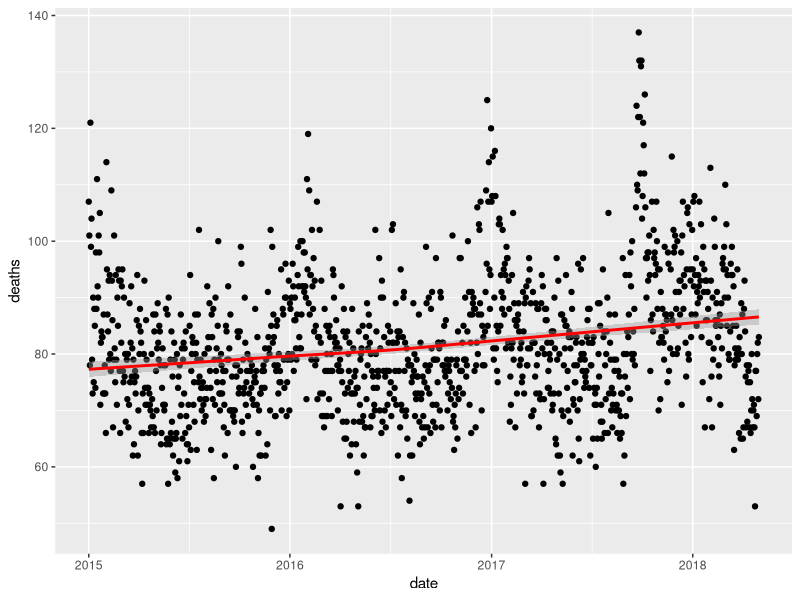
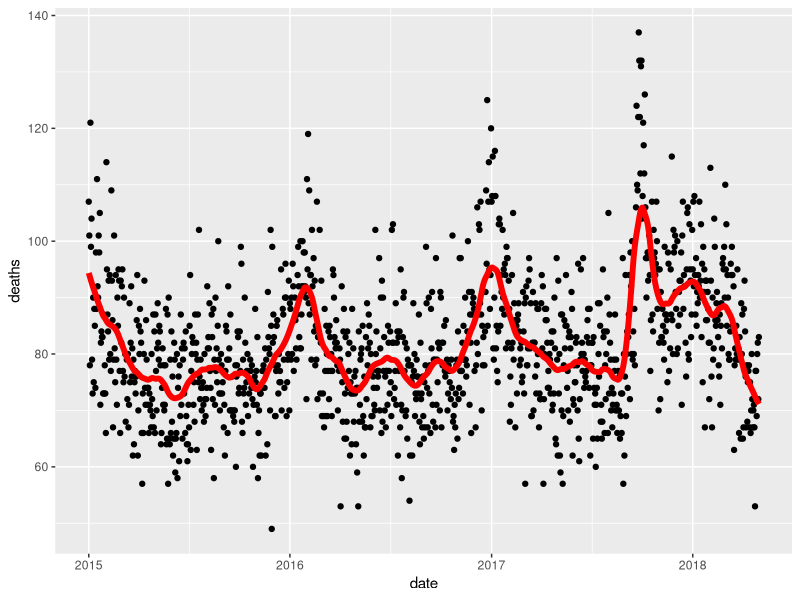
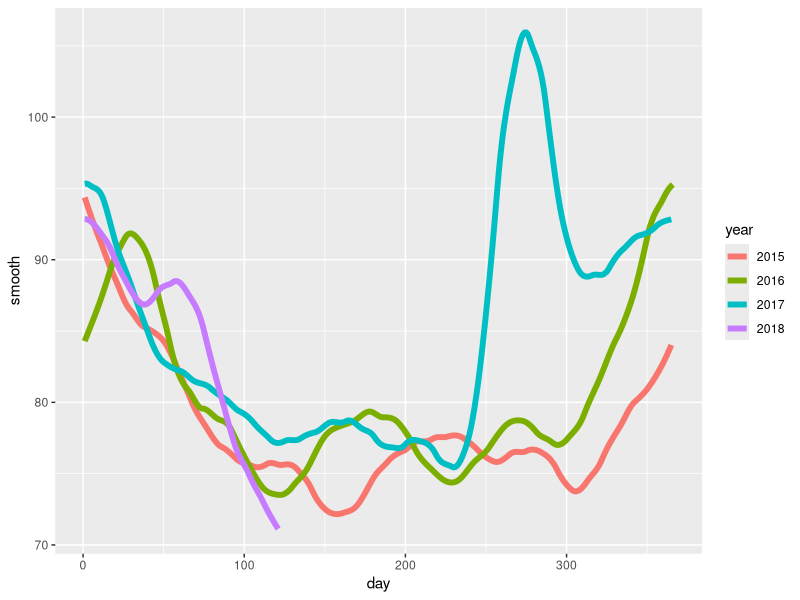

Generate these figures, in order, with R: (Note: this script raises an error after producing the figures.)
library(tidyverse)
library(lubridate)
library(purrr)
library(pdftools)

fn <- system.file("extdata", "RD-Mortality-Report_2015-18-180531.pdf", package="dslabs")
dat <- map_df(str_split(pdf_text(fn), "\n"), function(s){
  s <- str_trim(s)
  header_index <- str_which(s, "2015")[1]
  tmp <- str_split(s[header_index], "\\s+", simplify = TRUE)
  month <- tmp[1]
  header <- tmp[-1]
  tail_index  <- str_which(s, "Total")
  n <- str_count(s, "\\d+")
  out <- c(1:header_index, which(n==1), which(n>=28), tail_index:length(s))
  s[-out] %>%
    str_remove_all("[^\\d\\s]") %>%
    str_trim() %>%
    str_split_fixed("\\s+", n = 6) %>%
    .[,1:5] %>%
    as_data_frame() %>% 
    setNames(c("day", header)) %>%
    mutate(month = month,
           day = as.numeric(day)) %>%
    gather(year, deaths, -c(day, month)) %>%
    mutate(deaths = as.numeric(deaths))
}) %>%
  mutate(month = recode(month, "JAN" = 1, "FEB" = 2, "MAR" = 3, "APR" = 4, "MAY" = 5, "JUN" = 6, 
                        "JUL" = 7, "AGO" = 8, "SEP" = 9, "OCT" = 10, "NOV" = 11, "DEC" = 12)) %>%
  mutate(date = make_date(year, month, day)) %>%
  dplyr::filter(date <= "2018-05-01")

# My attempt
dat %>% ggplot(aes(date, deaths)) +
  geom_point() + 
  geom_smooth(color="red", span = 2, method = "loess", method.args = list(degree=1))

# Answer
span <- 60 / as.numeric(diff(range(dat$date)))
fit <- dat %>% mutate(x = as.numeric(date)) %>% loess(deaths ~ x, data = ., span = span, degree = 1)
dat %>% mutate(smooth = predict(fit, as.numeric(date))) %>%
  ggplot() +
  geom_point(aes(date, deaths)) +
  geom_line(aes(date, smooth), lwd = 2, col = "red")

dat %>% 
  mutate(smooth = predict(fit, as.numeric(date)), day = yday(date), year = as.character(year(date))) %>%
  ggplot(aes(day, smooth, col = year)) +
  geom_line(lwd = 2)

library(broom)
mnist_27$train %>% glm(y ~ x_2, family = "binomial", data = .) %>% tidy()
qplot(x_2, y, data = mnist_27$train)

# My attempt
mnist_27$train %>% ggplot(aes(x_2, y)) +
  geom_point() + 
  geom_smooth(color="red", span = 2, method = "loess", method.args = list(degree=1))

# Answer
mnist_27$train %>% 
  mutate(y = ifelse(y=="7", 1, 0)) %>%
  ggplot(aes(x_2, y)) + 
  geom_smooth(method = "loess")
